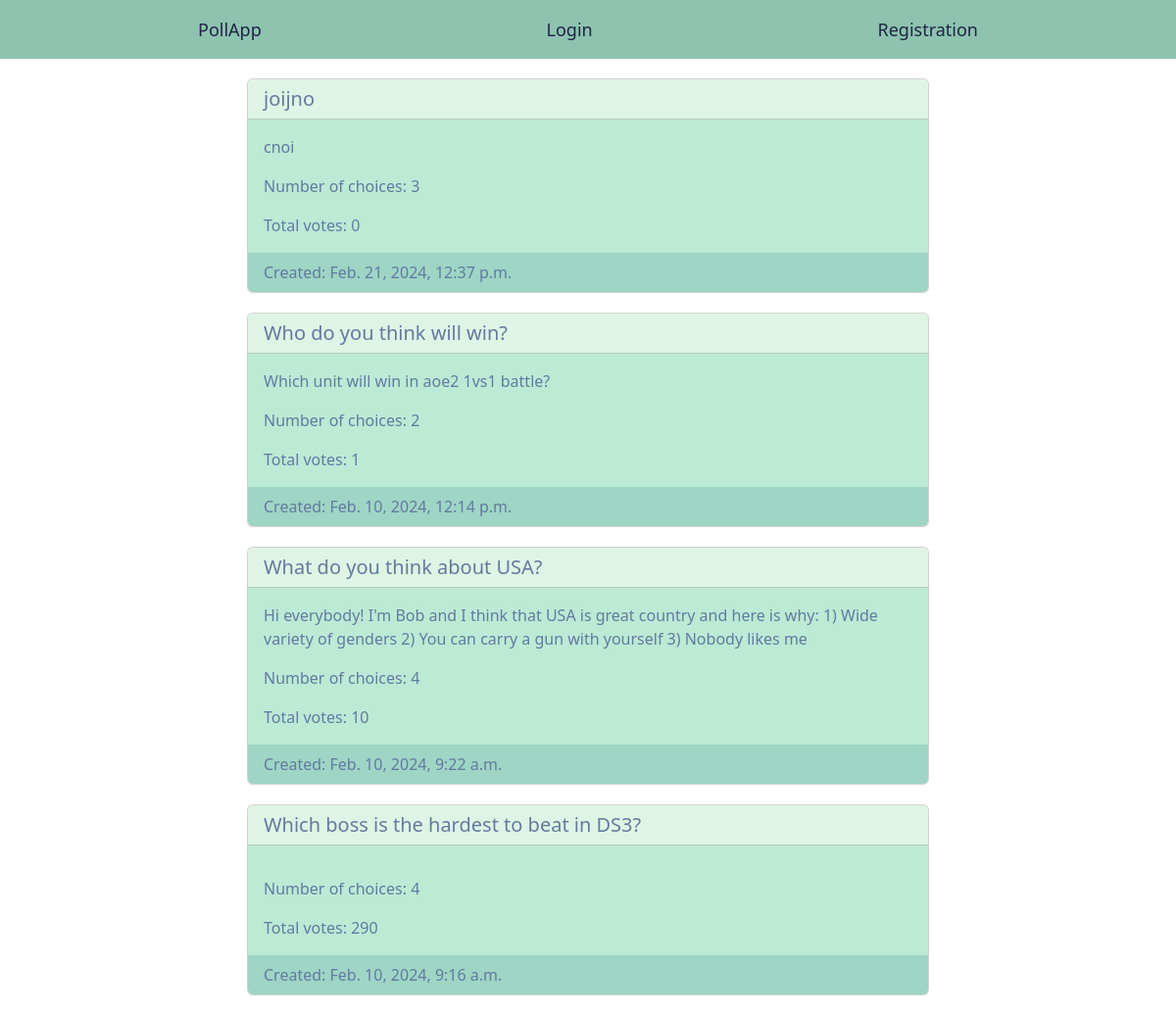
Page /poll/ on the earlier database version.
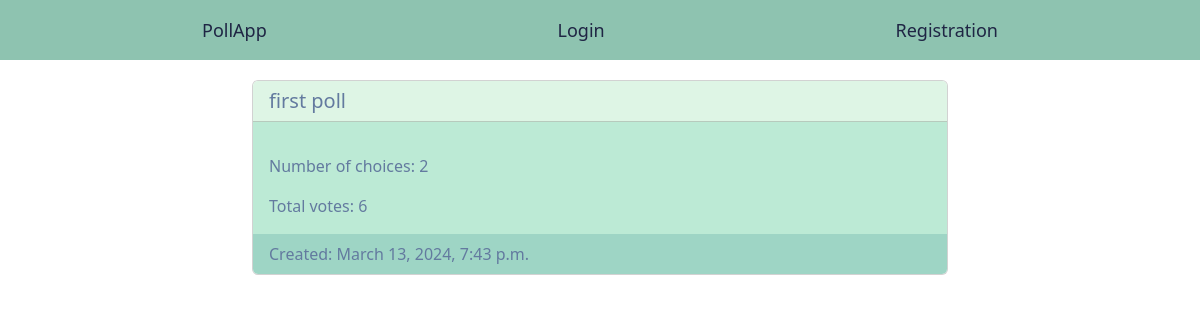
Same page on the later database version.
### poll/models.py (models this page shows, shortened)
class Poll(models.Model):
	owner = models.ForeignKey(
		settings.AUTH_USER_MODEL,
		on_delete=models.CASCADE
	)
	title = models.CharField(max_length=300, blank=False)
	description = models.TextField(blank=True)
	created = models.DateTimeField(auto_now_add=True)
	class Meta:
		ordering = ['-created']
	def total_votes(self, queryset=None) -> int:
		if not queryset:
			queryset = self.choices.all()
		queryset = queryset.aggregate(total_votes=Sum('votes'))
		return queryset.get('total_votes', 0)

### poll/views.py (the view)
class PollListView(ListView):
	queryset = Poll.objects.annotate(
		num_choices=Count('choices')
	).order_by('-created')
	template_name = 'polls/list.html'

### poll/templates/polls/list.html
{% extends "base.html" %}
{% block content %}
	{% for poll in object_list %}
		<a href="{% url 'poll:detail' poll.id %}" class="card-link">
			<div class="card">
			  <h5 class="card-header">{{ poll.title }}</h5>
			  <div class="card-body">
			    <p class="card-text">{{ poll.description|truncatechars:200 }}</p>
			    <p class="card-text">Number of choices: {{ poll.num_choices }}</p>
			    <p class="card-text">Total votes: {{ poll.total_votes }}</p>
			  </div>
			  <div class="card-footer text-muted">
	    		Created: {{ poll.created }}
	  		</div>
			</div>
		</a>
	{% endfor %}
{% endblock %}

### poll/templates/base.html (shortened to what this page needs)
{% load django_bootstrap5 %}
{% load static %}
<!DOCTYPE html>
<html>
<head>
	{% bootstrap_css %}
	<link rel="stylesheet" type="text/css" href="{% static 'css/base.css' %}">
</head>
<body>
	<ul class="nav-bar">
		<a href="{% url 'poll:list' %}" class="nav-item">PollApp</a>
		{% if request.user.is_authenticated %}
			<a href="{% url 'poll:create' %}" class="nav-item">Create poll</a>
			<a href="{% url 'users:logout' %}" class="nav-auth">Logout</a>
			<li class="nav-item">({{ request.user.username }})</li>
		{% else %}
			<a href="{% url 'users:login' %}" class="nav-auth">Login</a>
			<a href="{% url 'users:registration' %}" class="nav-auth">Registration</a>
		{% endif %}
	</ul>
	<div class="container">
		{% block content %}
		{% endblock %}
	</div>
</body>
</html>

### poll/static/css/base.css (style rules this page uses)
.nav-bar { background-color: #8EC3B0; width: 100%; height: 60px; margin-bottom: 20px; padding-left: 16%; padding-right: 16%; list-style: none; display: flex; justify-content: space-between; align-items: center; }
.nav-item, .nav-auth { text-decoration: none; font-size: 18px; font-weight: 500; color: #1F2544; padding: 0 10px; white-space: nowrap; text-overflow: ellipsis; }
.nav-auth { margin-left: auto; }
.container { max-width: 60%; }
.card-link { text-decoration: none; }
.card { color: #1F2544; margin-bottom: 20px; }
.card-header { background-color: #DEF5E5; color: #637A9F !important; }
.card-body { background-color: #BCEAD5; color: #637A9F !important; }
.card-footer { background-color: #9ED5C5; color: #637A9F !important; border: none; }

Differences in the rows shown:
removed Poll: title "joijno", description "cnoi", num_choices "3", total_votes "0", created "Feb. 21, 2024, 12:37 p.m."
removed Poll: title "Who do you think will win?", description "Which unit will win in aoe2 1vs1 battle?", num_choices "2", total_votes "1", created "Feb. 10, 2024, 12:14 p.m."
removed Poll: title "What do you think about USA?", description "Hi everybody! I'm Bob and I think that USA is great country and here is why: 1) Wide variety of genders 2) You can carry a gun with yourself 3) Nobody likes me", num_choices "4", total_votes "10", created "Feb. 10, 2024, 9:22 a.m."
removed Poll: title "Which boss is the hardest to beat in DS3?", num_choices "4", total_votes "290", created "Feb. 10, 2024, 9:16 a.m."
added Poll: title "first poll", num_choices "2", total_votes "6", created "March 13, 2024, 7:43 p.m."
